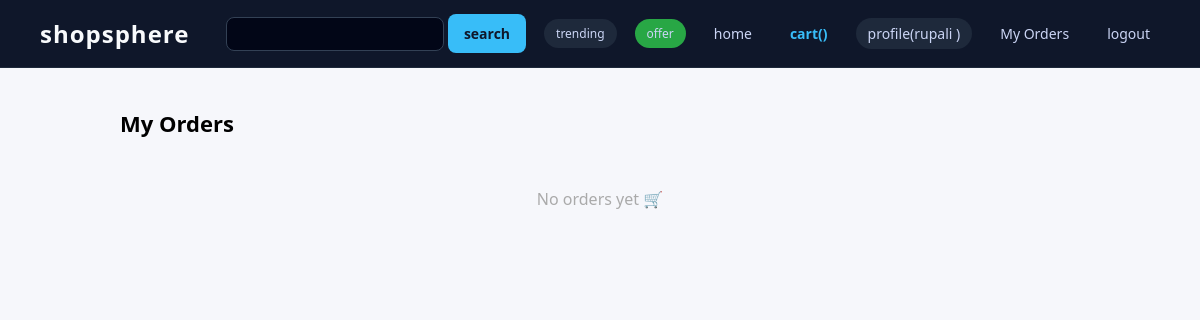
/orderhistory/ (signed in), run on an earlier commit of the app's database.
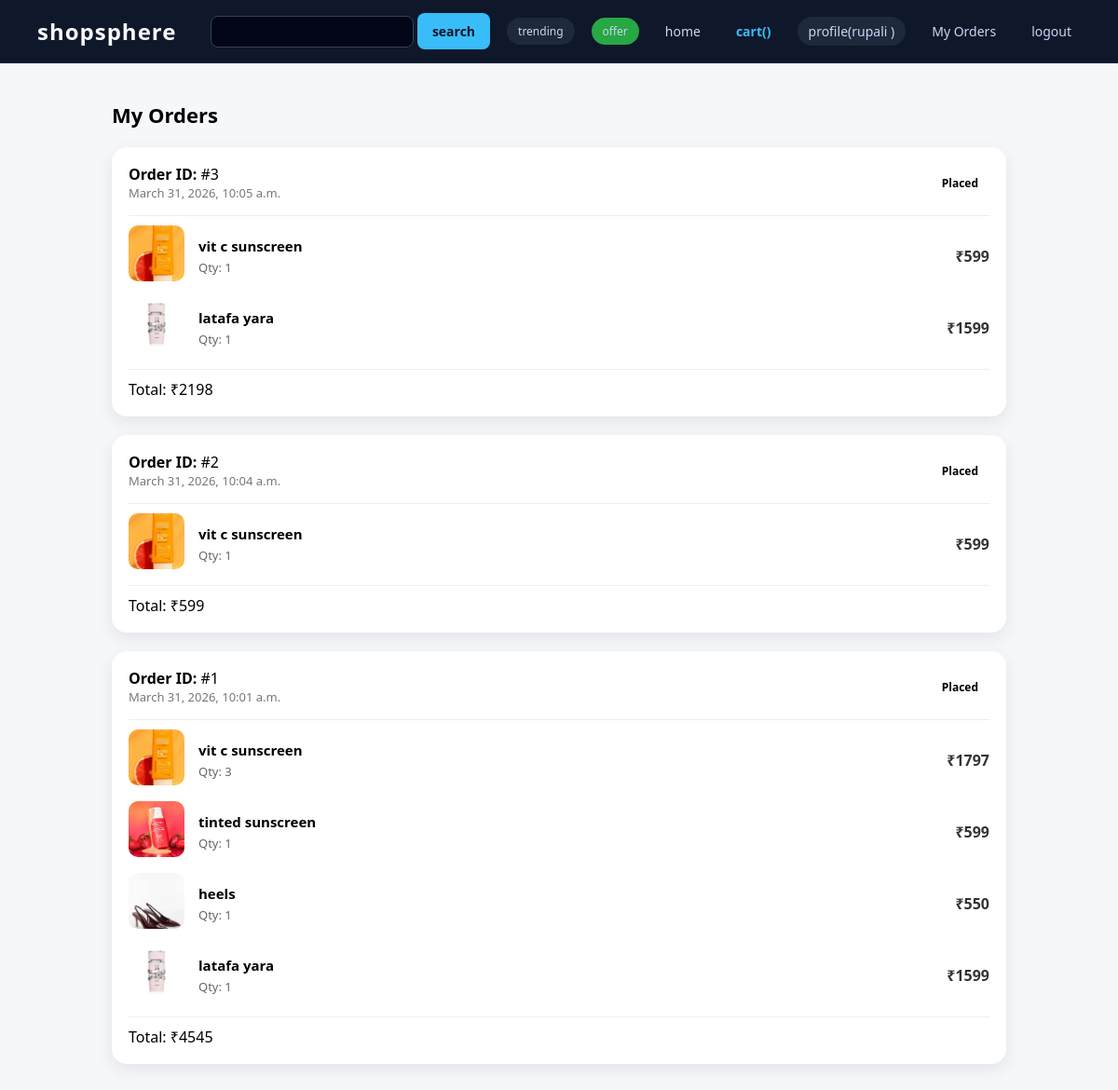
And on a later commit of the database.
### base/models.py (models this page shows, shortened)
class Order(models.Model):
    STATUS_CHOICES = [
        ('Placed', 'Placed'),
        ('Pending', 'Pending'),
        ('Delivered', 'Delivered'),
        ('Cancelled', 'Cancelled'),
    ]
    user = models.ForeignKey(User, on_delete=models.CASCADE)
    name = models.CharField(max_length=100)
    phone = models.CharField(max_length=15)
    address = models.TextField()
    total_amount = models.IntegerField()
    status = models.CharField(max_length=20, choices=STATUS_CHOICES, default='Placed')
    created_at = models.DateTimeField(auto_now_add=True)

class OrderItem(models.Model):
    order = models.ForeignKey(Order, on_delete=models.CASCADE, related_name='items')
    product = models.ForeignKey(product, on_delete=models.CASCADE)
    pname = models.CharField(max_length=100)
    price = models.IntegerField()
    quantity = models.IntegerField()
    totalprice = models.IntegerField()

class product(models.Model):
    pname=models.CharField(max_length=100)
    pdesc=models.CharField(max_length=200)
    price=models.IntegerField()
    pcategory=models.CharField(max_length=100)
    trending=models.BooleanField(default=False)
    offer=models.BooleanField(default=False)
    pimages=models.ImageField(default='default.jpg',upload_to='uploads')

### base/views.py (the view)
# urls.py: path('orderhistory/',orderhistory,name='orderhistory'),
def orderhistory(request):
    orders = Order.objects.filter(user=request.user).order_by('-created_at')
    return render (request,'orderhistory.html', {
        'orders': orders
    })

### base/templates/orderhistory.html
{% extends 'main.html' %}
{% load static %}
{% block css %}
<link rel="stylesheet" href="{% static 'base.css' %}">
{% endblock %}
{% block content %}
<div class="history-container">
    <h2 class="page-title">My Orders</h2>
    {% for order in orders %}
    <div class="order-card">
        <div class="order-header">
            <div>
                <p><strong>Order ID:</strong> #{{ order.id }}</p>
                <p class="date">{{ order.created_at }}</p>
            </div>
            <div class="status {{ order.status|lower }}">
                {{ order.status }}
            </div>
        </div>
        <div class="order-items">
            {% for item in order.items.all %}
            <div class="item">
                <div class="item-left">
                    <img src="{{ item.product.pimages.url }}" alt="">
                </div>
                <div class="item-middle">
                    <h4>{{ item.pname }}</h4>
                    <p>Qty: {{ item.quantity }}</p>
                </div>
                <div class="item-right">
                    ₹{{ item.totalprice }}
                </div>
            </div>
            {% endfor %}
        </div>
        <div class="order-footer">
            <span>Total: ₹{{ order.total_amount }}</span>
        </div>
    </div>
    {% empty %}
        <p class="empty">No orders yet 🛒</p>
    {% endfor %}
</div>
{% endblock %}

### templates/main.html (shortened to what this page needs)
{% load static %}
<!doctype html>
<html lang="en">
<head>
  <link rel="stylesheet" href="{% static 'css/style.css' %}">
  {% block css %}
  {% endblock %}
</head>
<body>
  {% include 'nav.html' %}
  {% block content %}
  {% endblock %}
</body>
</html>

### templates/nav.html (shortened to what this page needs)
<nav>
    <div class="logo">
        <h1>shopsphere</h1>
    </div>
    <div class="links">
        {% if request.user.is_authenticated %}
        {% if profile_nav %}
        <a href="{% url 'home' %}">home</a>
        <a href="{% url 'cart' %}">cart({{cartproducts_count}})</a>
        <a href="{% url 'profile' %}">profile({{request.user}} )</a>
        <a href="{% url 'logout_' %}">logout</a>
        <a href="{% url 'orderhistory' %}">My Orders</a>
        {% else %}
        <form action="">
            <input type="text" name="q" id="" placeholder="" class="search">
            <input type="button" value="search" class="btn">
        </form>
        <form action="">
            <input type="submit" name="trending" value="trending" class="trending">
        </form>
        <form action="">
            <input type="submit" name="offer" value="offer" class="offer">
        </form>
        <a href="{% url 'home' %}">home</a>
        <a href="{% url 'cart' %}">cart({{cartproducts_count}}) </a>
        <a href="{% url 'profile' %}">profile({{request.user}} )</a>
        <a href="{% url 'orderhistory' %}">My Orders</a>
        <a href="{% url 'logout_' %}">logout</a>
        {% endif %}
        {% endif %}
    </div>
</nav>

### static/css/style.css (style rules this page uses)
* { padding: 0; margin: 0; box-sizing: border-box; }
.btn { background-color: black; }
nav { width: 100%; padding: 14px 40px; background: #0f172a; display: flex; justify-content: space-between; align-items: center; border-bottom: 1px solid #1e293b; position: sticky; top: 0; z-index: 1000; }
.logo h1 { font-size: 24px; font-weight: 700; color: #f8fafc; letter-spacing: 1px; }
.links { display: flex; align-items: center; gap: 18px; flex-wrap: wrap; }
.links a { text-decoration: none; color: #cbd5f5; font-size: 14px; font-weight: 500; padding: 6px 10px; border-radius: 8px; transition: all 0.25s ease; }
.search { padding: 7px 10px; border-radius: 8px; border: 1px solid #334155; background: #020617; color: #e2e8f0; font-size: 13px; outline: none; }
.search::placeholder { color: #64748b; }
.btn { padding: 7px 12px; border-radius: 8px; border: none; background: #38bdf8; color: #0f172a; font-weight: 600; cursor: pointer; transition: 0.3s; }
.trending, .offer { padding: 6px 12px; border-radius: 20px; border: none; font-size: 12px; cursor: pointer; background: #1e293b; color: #cbd5f5; transition: 0.3s; }
.links a[href*="profile"] { background: #1e293b; padding: 6px 12px; border-radius: 20px; }
.links a[href*="cart"] { font-weight: 600; color: #38bdf8; }
* { margin: 0; padding: 0; box-sizing: border-box; }
body { font-family: 'Poppins', sans-serif; background: #f6f7fb; }
.offer { background: #28a745; }

### base/static/base.css (style rules this page uses)
* { margin: 0; padding: 0; box-sizing: border-box; font-family: 'Segoe UI', sans-serif; }
.btn { padding: 12px; border-radius: 10px; text-decoration: none; font-weight: 600; transition: 0.3s; }
.history-container { width: 80%; margin: 40px auto; }
.page-title { margin-bottom: 20px; font-size: 22px; }
.order-card { background: #fff; border-radius: 16px; padding: 18px; margin-bottom: 20px; box-shadow: 0 6px 18px rgba(0, 0, 0, 0.08); }
.order-header { display: flex; justify-content: space-between; align-items: center; margin-bottom: 15px; }
.date { font-size: 13px; color: #777; }
.status { padding: 6px 12px; border-radius: 20px; font-size: 12px; font-weight: 600; }
.order-items { border-top: 1px solid #eee; padding-top: 10px; }
.item { display: flex; align-items: center; margin-bottom: 12px; }
.item-left img { width: 60px; height: 60px; border-radius: 10px; object-fit: cover; }
.item-middle { flex: 1; margin-left: 15px; }
.item-middle h4 { font-size: 15px; margin-bottom: 4px; }
.item-middle p { font-size: 13px; color: #666; }
.item-right { font-weight: 600; color: #333; }
.order-footer { display: flex; justify-content: space-between; align-items: center; margin-top: 12px; border-top: 1px solid #eee; padding-top: 10px; }
.btn { padding: 10px 16px; text-decoration: none; border-radius: 8px; font-size: 14px; text-align: center; }

What changed in the data, as far as the page shows it:
added Order: id "3", created_at "March 31, 2026, 10:05 a.m.", status "Placed", total_amount "2198"
added OrderItem: product.pimages (picture), pname "vit c sunscreen", quantity "1", totalprice "599", shown under "3"
added OrderItem: product.pimages (picture), pname "latafa yara", quantity "1", totalprice "1599", shown under "3"
added Order: id "2", created_at "March 31, 2026, 10:04 a.m.", status "Placed", total_amount "599"
added OrderItem: product.pimages (picture), pname "vit c sunscreen", quantity "1", totalprice "599", shown under "2"
added Order: id "1", created_at "March 31, 2026, 10:01 a.m.", status "Placed", total_amount "4545"
added OrderItem: product.pimages (picture), pname "vit c sunscreen", quantity "3", totalprice "1797", shown under "1"
added OrderItem: product.pimages (picture), pname "tinted sunscreen", quantity "1", totalprice "599"
added OrderItem: product.pimages (picture), pname "heels", quantity "1", totalprice "550"
added OrderItem: product.pimages (picture), pname "latafa yara", quantity "1", totalprice "1599"
Also different on the page:
text no longer shown: "No orders yet 🛒"
